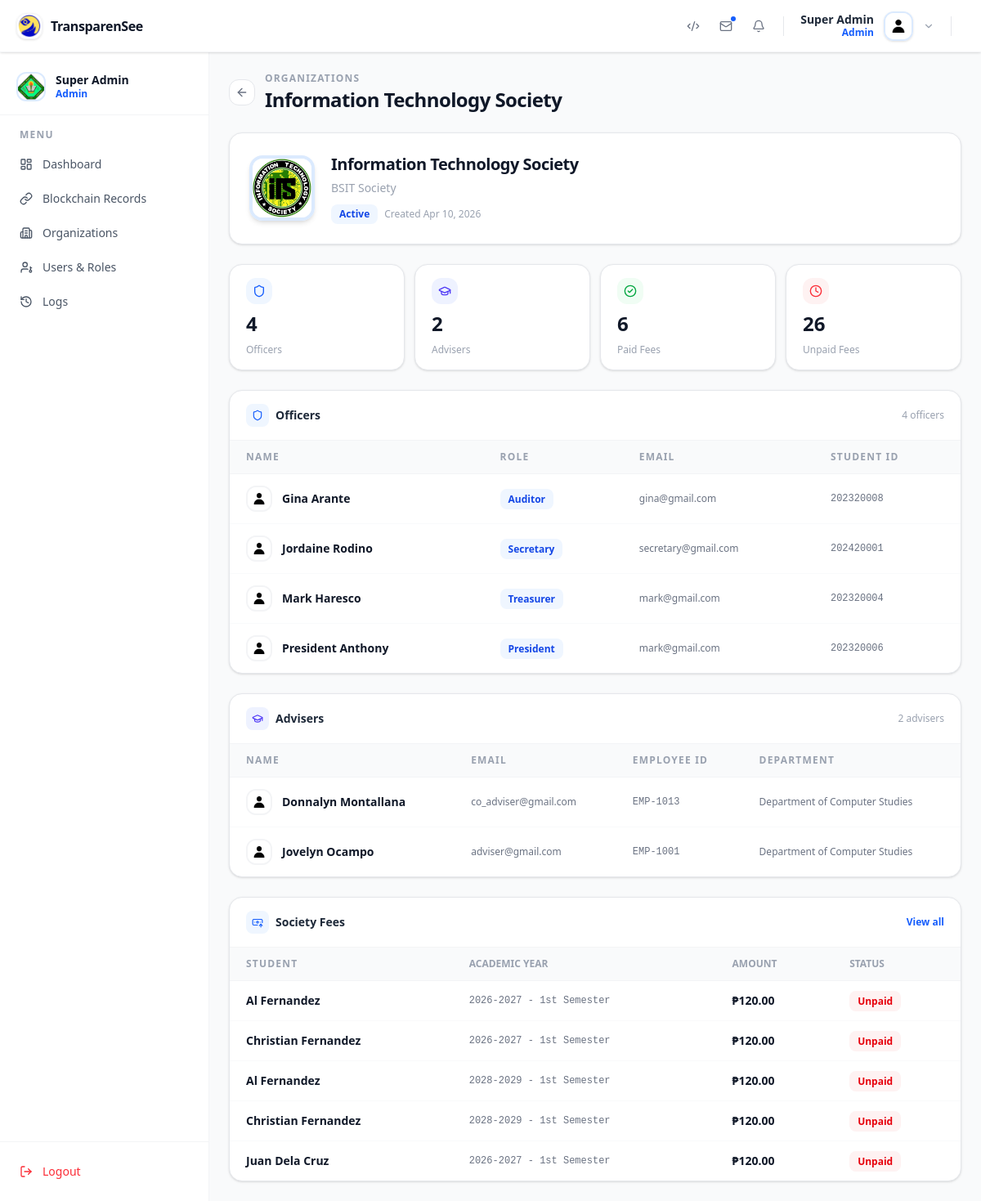
Page /organizations/details/1/ (signed in) on the earlier database version.
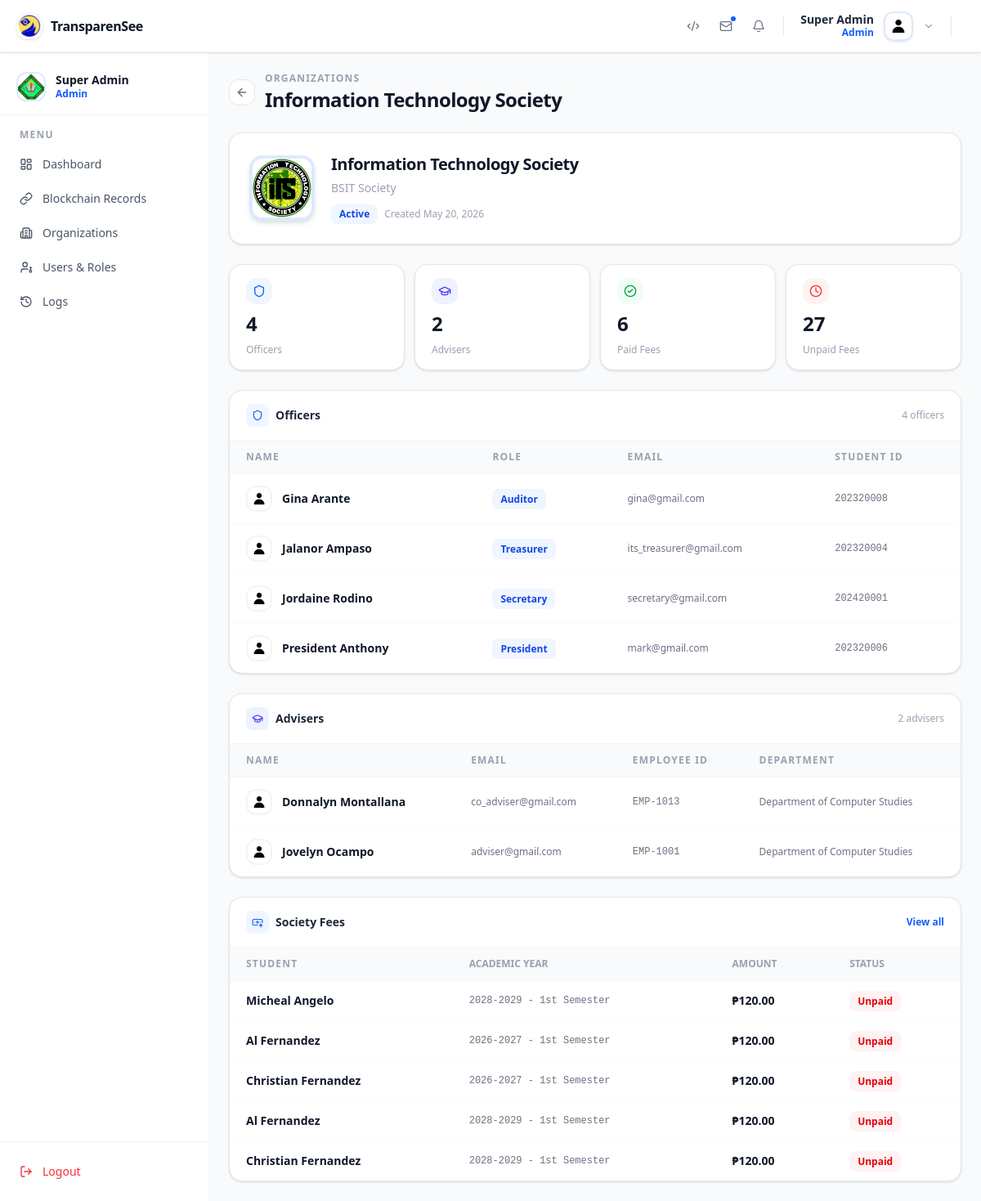
Same page on the later database version.
### app/models.py (models this page shows, shortened)
class Organization(models.Model):
    PROGRAM_CHOICE = [
        ("BSIT", "Bachelor of Science in Information Technology"),
        ("BSCS", "Bachelor of Science in Computer Science"),
        ("BSP", "Bachelor of Science in Psychology"),
        ("BSED", "Bachelor of Secondary Education"),
        ("BSHM", "Bachelor of Science in Hospitality Management"),
        ("BSC", "Bachelor of Science in Criminology"),
        ("BSBA-MM", "Bachelor of Science in Bussiness Administration - Marketing Management"),
        ("BSBA-HR", "Bachelor of Science in Bussiness Admisnustration - Human Resource Management"),
        ("all_program", "All Program"),
    ]
    ORG_CATEGORY = [
        ('academic', 'Academic'),
        ('non_academic', 'Non-Academic'),
        ('performing_arts', 'Performing Arts'),
        ('student_council', 'Student Council'),
        ('student_publication', 'Student Publication'),
    ]
    name = models.CharField(max_length=100)
    logo = models.ImageField(upload_to='organization/logos', blank=True, null=True)
    program = models.CharField(choices=PROGRAM_CHOICE, blank=True, null=True)
    category = models.CharField(max_length=50, choices=ORG_CATEGORY)
    description = models.TextField()
    balance = models.DecimalField(max_digits=12, decimal_places=2, null=True, blank=True)
    society_fee_amount = models.DecimalField(max_digits=10,decimal_places=2,default=0)
    createdAt = models.DateTimeField(auto_now=True)

class Officer(models.Model):
    COURSE_CHOICE = [
        ("BSIT", "Bachelor of Science in Information Technology"),
        ("BSCS", "Bachelor of Science in Computer Science"),
        ("BSP", "Bachelor of Science in Psychology"),
        ("BSED-MTH", "Bachelor of Secondary Education - Mathematics "),
        ("BSED-ENG", "Bachelor of Secondary Education - English"),
        ("BSHM", "Bachelor of Science in Hospitality Management"),
        ("BSC", "Bachelor of Science in Criminology"),
        ("BSBA-MM", "Bachelor of Science in Bussiness Administration - Marketing Management"),
        ("BSBA-HR", "Bachelor of Science in Bussiness Admisnustration - Human Resource Management"),
    ]
    YEAR_CHOICES = [
    (1, "1st Year"),
    (2, "2nd Year"),
    (3, "3rd Year"),
    (4, "4th Year"),
]
    user = models.OneToOneField(User, on_delete=models.CASCADE, related_name='officer')
    student_id = models.IntegerField()
    program = models.CharField( max_length=20, choices=COURSE_CHOICE)
    year = models.IntegerField(choices=YEAR_CHOICES)
    section = models.CharField( max_length=10)
    organization = models.ForeignKey(Organization, on_delete=models.SET_NULL, blank=True, null=True)
    signature = models.ImageField( upload_to='signatures/officers', blank=True, null=True)

class Adviser(models.Model):
    organization = models.ForeignKey(Organization, on_delete=models.CASCADE, null=True, blank=True)
    user = models.OneToOneField(User, on_delete=models.CASCADE, related_name='adviser' )
    employee_id = models.CharField(max_length=20, blank=True, null=True)
    department = models.CharField(max_length=100, blank=True, null=True)
    signature = models.ImageField( upload_to='signatures/advisers', blank=True, null=True)

class SocietyFee(models.Model):
    STATUS_CHOICES = [
        ('paid', 'Paid'),
        ('unpaid', 'Unpaid'),
        ('partial', 'Partial'),
    ]
    SEMESTER_CHOICES = [
        ('1stSem', '1st Semester'),
        ('2ndSem', '2nd Semester'),
    ]
    organization = models.ForeignKey(
        Organization,
        on_delete=models.CASCADE,
        related_name='society_fees'
    )
    student = models.ForeignKey(
        User,
        on_delete=models.CASCADE,
        related_name='society_fees'
    )
    academic_year = models.ForeignKey(
        AcademicYear,
        on_delete=models.CASCADE,
        related_name='society_fees'
    )
    amount = models.DecimalField(max_digits=10, decimal_places=2)
    amount_paid = models.DecimalField(max_digits=10, decimal_places=2, default=0)
    semester = models.CharField( choices=SEMESTER_CHOICES ,max_length=50)
    status = models.CharField(max_length=20, choices=STATUS_CHOICES, default='unpaid')
    created_at = models.DateTimeField(auto_now_add=True)
    updated_at = models.DateTimeField(auto_now=True)
    class Meta:
        ordering = ['-created_at']
        unique_together = ['student', 'organization', 'academic_year', 'semester']

class AcademicYear(models.Model):
    SEMESTER_CHOICES = [
        ('1stSem', '1st Semester'),
        ('2ndSem', '2nd Semester'),
    ]
    academic_year = models.CharField(max_length=20)
    semester = models.CharField(max_length=10, choices=SEMESTER_CHOICES)
    class Meta:
        unique_together = ['academic_year', 'semester']
        ordering = ['-academic_year', 'semester']
    def __str__(self):
        return f'{self.academic_year} - {self.get_semester_display()}'

### accounts/models.py (models this page shows)
class CustomUser(AbstractUser):
    ROLE_CHOICES = [
        ('admin', 'Admin'),
        ('campus_admin', 'Campus Admin'),
        ('adviser', 'Adviser'),
        ('co_adviser', 'Co-Adviser'),
        ('treasurer', 'Treasurer'),
        ('auditor', 'Auditor'),
        ('president', 'President'),
        ('vice_president', 'Vice-President'),
        ('secretary', 'Secretary'),
        ('student', 'Student'),
        ('head', 'Head')
    ]
    middle_name = models.CharField(max_length=50, blank=True)
    role = models.CharField( max_length=20, choices=ROLE_CHOICES)
    profile_image = models.ImageField(upload_to="profile_pictures", blank=True, null=True)
    REQUIRED_FIELDS = ['email', 'first_name', 'last_name']
    objects = CustomUserManager()

### app/views/campus/campus_head.py (the view)
# urls.py: path('organizations/details/<int:pk>/', OrganizationDetailView.as_view(), name='organization_detail'),
class OrganizationDetailView(RoleRequireMixin, DetailView):
    model = Organization
    template_name = 'app/organization_detail.html'
    context_object_name = 'org'
    role_required = ['campus_admin', 'head', 'admin']
    def get_context_data(self, **kwargs):
        context = super().get_context_data(**kwargs)
        org = self.get_object()
        user = self.request.user
        role_template = {
            "head": "app/heads/sidebar.html",
            "admin": "app/superadmin/sidebar.html",
            "campus_admin": "app/campus_admin/sidebar.html",
        }
        context["base_template"] = role_template.get(user.role,  'app/base.html')
        context['officers'] = Officer.objects.filter(
            organization=org
        ).select_related('user').order_by('user__first_name')
        context['advisers'] = Adviser.objects.filter(
            organization=org
        ).select_related('user').order_by('user__first_name')
        context['society_fees'] = SocietyFee.objects.filter(
            organization=org
        ).order_by('-created_at')
        context['org_category'] = org.category
        context['total_officers'] = context['officers'].count()
        context['total_advisers'] = context['advisers'].count()
        context['paid_fees'] = SocietyFee.objects.filter(
            organization=org, status='paid'
        ).count()
        context['unpaid_fees'] = SocietyFee.objects.filter(
            organization=org, status='unpaid'
        ).count()
        return context

### app/templates/app/organization_detail.html (shortened to what the changed rows need)
{% extends base_template %} {% load static %} {% block con %}
<div class="px-6 py-6 flex flex-col gap-6 bg-gray-50">
  <div class="flex items-center justify-between">
    <div class="flex items-center gap-3">
      <div>
        <p class="text-xs font-bold tracking-widest text-gray-400 uppercase mb-0.5">Organizations</p>
        <h1 class="text-2xl font-extrabold text-gray-900 tracking-tight">{{ org.name }}</h1>
      </div>
    </div>
  </div>
  <div class="bg-white rounded-2xl border border-gray-200 shadow-sm p-6">
    <div class="flex items-center gap-5">
      <div class="w-20 h-20 rounded-2xl overflow-hidden border-4 border-blue-100 shadow-md shrink-0">
        <img
          src="{% if org.logo %}{{ org.logo.url }}{% else %}{% static 'images/default_profile_pic.jpg' %}{% endif %}"
          alt="{{ org.name }}"
          class="w-full h-full object-cover "
        />
      </div>
      <div class="flex-1">
        <h2 class="text-xl font-extrabold text-gray-900 tracking-tight">{{ org.name }}</h2>
        {% if org.description %}
        <p class="text-sm text-gray-400 mt-1 leading-relaxed">{{ org.description }}</p>
        {% endif %}
        <div class="flex items-center gap-2 mt-2">
          <span class="bg-blue-50 text-blue-700 text-xs font-bold px-2.5 py-1 rounded-lg">Active</span>
          <span class="text-xs text-gray-400">Created {{ org.createdAt|date:"M d, Y" }}</span>
        </div>
      </div>
    </div>
  </div>
  <div class="grid grid-cols-2 {% if org_category == 'academic' %} md:grid-cols-4
  {% else %}
  md:grid-cols-2
  {% endif %}  gap-3">
    {% if org_category == 'academic' %}
    <div class="bg-white rounded-2xl border border-gray-200 shadow-sm px-5 py-4 flex flex-col gap-2">
      <div class="w-8 h-8 rounded-xl bg-green-50 flex items-center justify-center">
        <i data-lucide="circle-check" class="w-4 h-4 text-green-600"></i>
      </div>
      <p class="text-2xl font-extrabold text-gray-900">{{ paid_fees }}</p>
      <p class="text-xs text-gray-400 font-medium">Paid Fees</p>
    </div>
    <div class="bg-white rounded-2xl border border-gray-200 shadow-sm px-5 py-4 flex flex-col gap-2">
      <div class="w-8 h-8 rounded-xl bg-red-50 flex items-center justify-center">
        <i data-lucide="clock" class="w-4 h-4 text-red-500"></i>
      </div>
      <p class="text-2xl font-extrabold text-gray-900">{{ unpaid_fees }}</p>
      <p class="text-xs text-gray-400 font-medium">Unpaid Fees</p>
    </div>
    {% endif %}
  </div>
  <div class="bg-white rounded-2xl border border-gray-200 shadow-sm overflow-hidden">
    <div class="overflow-x-auto">
      <table class="w-full text-sm">
        <thead class="bg-gray-50 border-b border-gray-100">
          <tr>
            <th class="px-5 py-3 text-left text-xs font-bold tracking-widest text-gray-400 uppercase">Name</th>
            <th class="px-5 py-3 text-left text-xs font-bold tracking-widest text-gray-400 uppercase">Role</th>
            <th class="px-5 py-3 text-left text-xs font-bold tracking-widest text-gray-400 uppercase">Email</th>
            <th class="px-5 py-3 text-left text-xs font-bold tracking-widest text-gray-400 uppercase">Student ID</th>
          </tr>
        </thead>
        <tbody class="divide-y divide-gray-50">
          {% for officer in officers %}
          <tr class="hover:bg-blue-50/40 transition-colors duration-150">
            <td class="px-5 py-3.5">
              <div class="flex items-center gap-3">
                <div class="w-8 h-8 rounded-xl overflow-hidden border-2 border-gray-100 shrink-0">
                  <img
                    src="{% if officer.user.profile_image %}{{ officer.user.profile_image.url }}{% else %}{% static 'images/default_profile_pic.jpg' %}{% endif %}"
                    alt="avatar"
                    class="w-full h-full object-cover"
                  />
                </div>
                <p class="font-semibold text-gray-900 text-sm">{{ officer.user.get_full_name }}</p>
              </div>
            </td>
            <td class="px-5 py-3.5">
              <span class="bg-blue-50 text-blue-700 text-xs font-bold px-2.5 py-1 rounded-lg">{{ officer.user.get_role_display }}</span>
            </td>
            <td class="px-5 py-3.5 text-xs text-gray-500">{{ officer.user.email }}</td>
            <td class="px-5 py-3.5 text-xs text-gray-500 font-mono">{{ officer.student_id|default:"—" }}</td>
          </tr>
          {% empty %}
          <tr>
            <td colspan="4" class="px-5 py-10 text-center text-sm text-gray-400 italic">No officers yet</td>
          </tr>
          {% endfor %}
        </tbody>
      </table>
    </div>
  </div>
  <div class="bg-white rounded-2xl border border-gray-200 shadow-sm overflow-hidden">
    <div class="overflow-x-auto">
      <table class="w-full text-sm">
        <thead class="bg-gray-50 border-b border-gray-100">
          <tr>
            <th class="px-5 py-3 text-left text-xs font-bold tracking-widest text-gray-400 uppercase">Name</th>
            <th class="px-5 py-3 text-left text-xs font-bold tracking-widest text-gray-400 uppercase">Email</th>
            <th class="px-5 py-3 text-left text-xs font-bold tracking-widest text-gray-400 uppercase">Employee ID</th>
            <th class="px-5 py-3 text-left text-xs font-bold tracking-widest text-gray-400 uppercase">Department</th>
          </tr>
        </thead>
        <tbody class="divide-y divide-gray-50">
          {% for adviser in advisers %}
          <tr class="hover:bg-blue-50/40 transition-colors duration-150">
            <td class="px-5 py-3.5">
              <div class="flex items-center gap-3">
                <div class="w-8 h-8 rounded-xl overflow-hidden border-2 border-gray-100 shrink-0">
                  <img
                    src="{% if adviser.user.profile_image %}{{ adviser.user.profile_image.url }}{% else %}{% static 'images/default_profile_pic.jpg' %}{% endif %}"
                    alt="avatar"
                    class="w-full h-full object-cover"
                  />
                </div>
                <p class="font-semibold text-gray-900 text-sm">{{ adviser.user.get_full_name }}</p>
              </div>
            </td>
            <td class="px-5 py-3.5 text-xs text-gray-500">{{ adviser.user.email }}</td>
            <td class="px-5 py-3.5 text-xs text-gray-500 font-mono">{{ adviser.employee_id|default:"—" }}</td>
            <td class="px-5 py-3.5 text-xs text-gray-500">{{ adviser.department|default:"—" }}</td>
          </tr>
          {% empty %}
          <tr>
            <td colspan="4" class="px-5 py-10 text-center text-sm text-gray-400 italic">No advisers yet</td>
          </tr>
          {% endfor %}
        </tbody>
      </table>
    </div>
  </div>
  {% if org_category == 'academic' %}
  <div class="bg-white rounded-2xl border border-gray-200 shadow-sm overflow-hidden">
    <div class="overflow-x-auto">
      <table class="w-full text-sm">
        <thead class="bg-gray-50 border-b border-gray-100">
          <tr>
            <th class="px-5 py-3 text-left text-xs font-bold tracking-widest text-gray-400 uppercase">Student</th>
            <th class="px-5 py-3 text-left text-xs font-bold tracking-widests text-gray-400 uppercase">Academic Year</th>
            <th class="px-5 py-3 text-left text-xs font-bold tracking-widests text-gray-400 uppercase">Amount</th>
            <th class="px-5 py-3 text-left text-xs font-bold tracking-widests text-gray-400 uppercase">Status</th>
          </tr>
        </thead>
        <tbody class="divide-y divide-gray-50">
          {% for fee in society_fees|slice:":5" %}
          <tr class="hover:bg-blue-50/40 transition-colors duration-150">
            <td class="px-5 py-3.5 font-semibold text-gray-900 text-sm">{{ fee.student.get_full_name }}</td>
            <td class="px-5 py-3.5 text-xs text-gray-500 font-mono">{{ fee.academic_year }}</td>
            <td class="px-5 py-3.5 font-semibold text-gray-900">₱{{ fee.amount }}</td>
            <td class="px-5 py-3.5">
              {% if fee.status == 'paid' %}
              <span class="bg-green-50 text-green-700 text-xs font-bold px-2.5 py-1 rounded-lg">Paid</span>
              {% elif fee.status == 'partial' %}
              <span class="bg-amber-50 text-amber-700 text-xs font-bold px-2.5 py-1 rounded-lg">Partial</span>
              {% else %}
              <span class="bg-red-50 text-red-600 text-xs font-bold px-2.5 py-1 rounded-lg">Unpaid</span>
              {% endif %}
            </td>
          </tr>
          {% empty %}
          <tr>
            <td colspan="4" class="px-5 py-10 text-center text-sm text-gray-400 italic">No fee records yet</td>
          </tr>
          {% endfor %}
        </tbody>
      </table>
    </div>
  </div>
  {% endif %}
</div>
{% endblock con %}

Differences in the rows shown:
no longer on this page (row unchanged): SocietyFee: student.get_full_name "Juan Dela Cruz", academic_year "2026-2027 - 1st Semester", amount "120.00", status "Unpaid"
changed Organization "Information Technology Society": createdAt "Apr 10, 2026" → "May 20, 2026"
changed through a linked row, Officer "Treasurer": user.get_full_name "Mark Haresco" → "Jalanor Ampaso"; user.email "mark@gmail.com" → "its_treasurer@gmail.com"; moves up the list
added SocietyFee: student.get_full_name "Micheal Angelo", academic_year "2028-2029 - 1st Semester", amount "120.00", status "Unpaid"
Other differences:
{{ unpaid_fees }}: "26" → "27"
